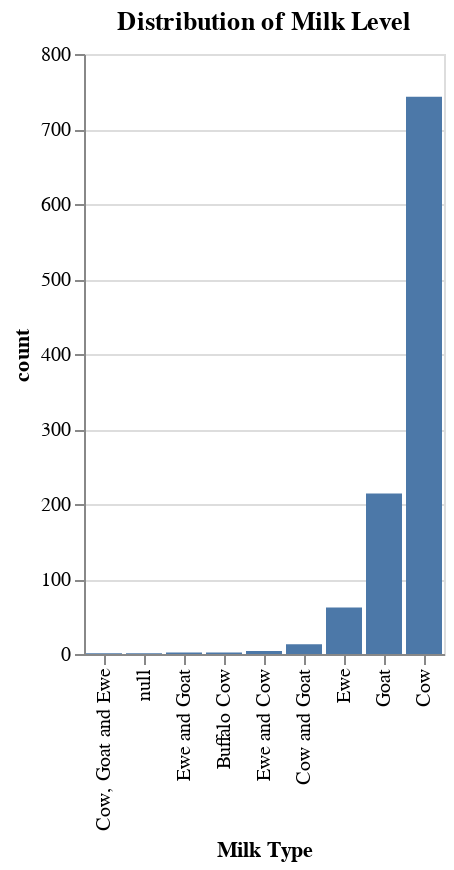

Notebook source saved alongside this figure:
### Code cell
# Create a histogram for Milk
histogram_milk = alt.Chart(cheese_df).mark_bar().encode(
    alt.X('MilkTypeEn:N', title='Milk Type', sort="y"),
    alt.Y('count():Q', title='count')
).properties(
    title='Distribution of Milk Level'
)

histogram_milk

### Figure 1 — Vega-Lite specification as saved in the notebook (floating-point values rounded to 4 significant figures; data arrays with more than 128 entries replaced by an {"elided": "..."} marker saying what was removed)
{"config": {"view": {"continuousWidth": 400, "continuousHeight": 300}}, "data": {"name": "data-9e1ead429797596045ea8f1ed08573dc"}, "mark": "bar", "encoding": {"x": {"type": "nominal", "field": "MilkTypeEn", "sort": "y", "title": "Milk Type"}, "y": {"type": "quantitative", "aggregate": "count", "title": "count"}}, "title": "Distribution of Milk Level", "$schema": "https://vega.github.io/schema/vega-lite/v4.8.1.json", "datasets": {"data-9e1ead429797596045ea8f1ed08573dc": {"elided": "1042 records"}}}
